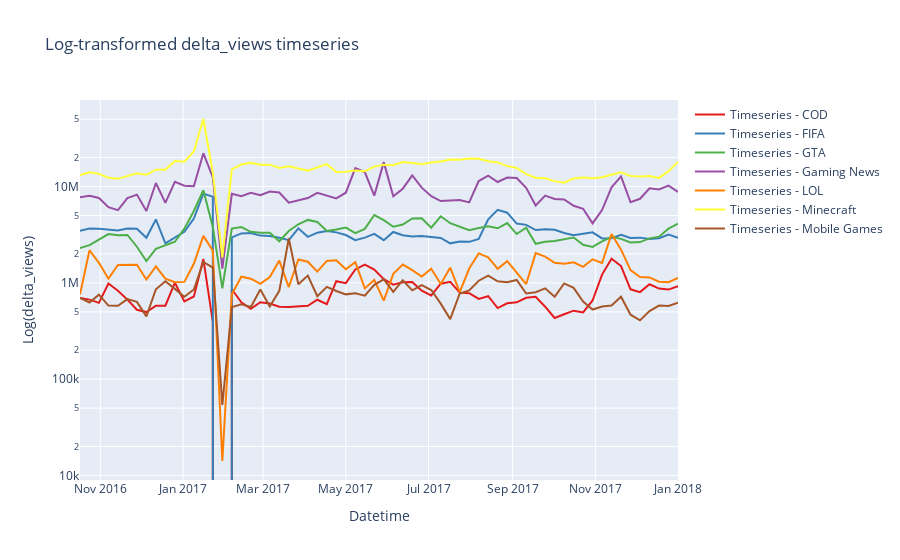

This figure's notebook cell:
### Code cell
metric = 'delta_views'
time_series_plot_stack(categorized_filter_df, metric)
